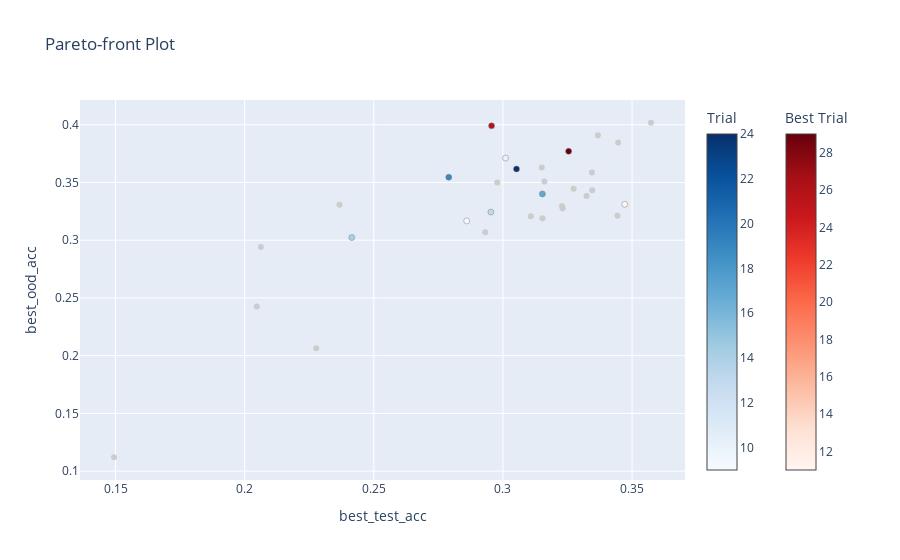

Notebook code cell kept with this figure:
### Code cell
pre = f"copy_tune_2"

env = "bmfl"
alpha = 0.1
dataset = "cifar10"

study_name = f"env_{env}_seed_777_d_{dataset}_alpha_{alpha}_gdt_2"


def f():
    print(f"[+] pre: {pre}")
    print(f"[+] Study: {study_name}")

    storage = f"sqlite:///studys/{pre}/{study_name}.db"
    study = optuna.load_study(study_name=study_name, storage=storage)

    def constraints_func(trial):
        try:
            if trial.params["num_gibbs_draws_train"]:
                return [0]
            if trial.params["num_gibbs_draws_test"]:
                return [0]
        except:
            pass
        return [1]

    # constraints_func = None
    display(optuna.visualization.plot_pareto_front(study, target_names=["best_test_acc", "best_ood_acc"], constraints_func=constraints_func))

    df = study.trials_dataframe()
    df.drop(columns=["datetime_start", "datetime_complete", "duration"], inplace=True)
    df["values_sum"] = df["values_0"] + df["values_1"]
    # df[df.columns].sort_values(by=['values_sum','values_0','values_1'], ascending=[False,False,False]).head(10)
    # df[df.columns].sort_values(by=['values_0','values_1'], ascending=[False,False]).drop_duplicates(subset=["values_0", "values_1"], keep='last').head(10)
    # df[df.columns].sort_values(by=['values_1','values_0'], ascending=[False,False]).drop_duplicates(subset=["values_0", "values_1"], keep='first').head(10)
    df_filtered_test = df[df.columns].sort_values(by=["values_0", "values_1"], ascending=[False, False]).drop_duplicates(subset=["values_0", "values_1"], keep="first")
    df_filtered_ood = df[df.columns].sort_values(by=["values_1", "values_0"], ascending=[False, False]).drop_duplicates(subset=["values_0", "values_1"], keep="first")
    print(f"[+] total trials: {df_filtered_test.shape[0]}")
    display(df_filtered_test.head(6))
    display(df_filtered_ood.head(6))
    display(df[df.columns].sort_values(by=["values_1", "values_0"]))


f()

### Figure 1 — Plotly figure (JSON) as saved in the notebook; plotly's stock layout.template omitted (floating-point values rounded to 4 significant figures)
{"data": [{"hovertemplate": "%{text}<extra>Infeasible Trial</extra>", "marker": {"color": "#cccccc"}, "mode": "markers", "showlegend": false, "text": ["{<br>  \"number\": 0,<br>  \"values\": [<br>    0.3344477304873344,<br>    0.35852451641925326<br>  ],<br>  \"params\": {<br>    \"inner_steps\": 5,<br>    \"lr\": 0.04216189802628754,<br>    \"wd\": 0.0009<br>  }<br>}", "{<br>  \"number\": 1,<br>  \"values\": [<br>    0.31078822167931075,<br>    0.32073774179037334<br>  ],<br>  \"params\": {<br>    \"inner_steps\": 3,<br>    \"lr\": 0.13030430903110687,<br>    \"wd\": 0.0008<br>  }<br>}", "{<br>  \"number\": 3,<br>  \"values\": [<br>    0.31528867172431524,<br>    0.3189383715699505<br>  ],<br>  \"params\": {<br>    \"inner_steps\": 3,<br>    \"lr\": 0.622108400655501,<br>    \"wd\": 0.0006000000000000001<br>  }<br>}", "{<br>  \"number\": 4,<br>  \"values\": [<br>    0.14941494149414938,<br>    0.11201079622132255<br>  ],<br>  \"params\": {<br>    \"inner_steps\": 3,<br>    \"lr\": 9.93326966056812,<br>    \"wd\": 0.0005<br>  }<br>}", "{<br>  \"number\": 6,<br>  \"values\": [<br>    0.3573357335733573,<br>    0.40170940170940167<br>  ],<br>  \"params\": {<br>    \"inner_steps\": 5,<br>    \"lr\": 0.2473378361517337,<br>    \"wd\": 0.0008<br>  }<br>}", "{<br>  \"number\": 7,<br>  \"values\": [<br>    0.31606017744631604,<br>    0.3508771929824562<br>  ],<br>  \"params\": {<br>    \"inner_steps\": 3,<br>    \"lr\": 0.093001805295605,<br>    \"wd\": 0.0006000000000000001<br>  }<br>}", "{<br>  \"number\": 8,<br>  \"values\": [<br>    0.2062491963482062,<br>    0.29419703103913636<br>  ],<br>  \"params\": {<br>    \"inner_steps\": 1,<br>    \"lr\": 2.9756022324700826,<br>    \"wd\": 0.001<br>  }<br>}", "{<br>  \"number\": 12,<br>  \"values\": [<br>    0.2367236723672367,<br>    0.33063427800269907<br>  ],<br>  \"params\": {<br>    \"inner_steps\": 5,<br>    \"lr\": 0.9828530387985248,<br>    \"wd\": 0.0008<br>  }<br>}", "{<br>  \"number\": 15,<br>  \"values\": [<br>    0.20470618490420467,<br>    0.24246513720197932<br>  ],<br>  \"params\": {<br>    \"inner_steps\": 1,<br>    \"lr\": 3.115310660582363,<br>    \"wd\": 0.0007<br>  }<br>}", "{<br>  \"number\": 16,<br>  \"values\": [<br>    0.32737559470232735,<br>    0.34457939721097613<br>  ],<br>  \"params\": {<br>    \"inner_steps\": 1,<br>    \"lr\": 0.7147892600423966,<br>    \"wd\": 0.0007<br>  }<br>}", "{<br>  \"number\": 18,<br>  \"values\": [<br>    0.2931721743602931,<br>    0.30679262258209633<br>  ],<br>  \"params\": {<br>    \"inner_steps\": 1,<br>    \"lr\": 0.10904506213474267,<br>    \"wd\": 0.0008<br>  }<br>}", "{<br>  \"number\": 20,<br>  \"values\": [<br>    0.32287514465732287,<br>    0.32928475033738197<br>  ],<br>  \"params\": {<br>    \"inner_steps\": 3,<br>    \"lr\": 0.01328947832965473,<br>    \"wd\": 0.0007<br>  }<br>}", "{<br>  \"number\": 21,<br>  \"values\": [<br>    0.3443487205863443,<br>    0.32118758434547906<br>  ],<br>  \"params\": {<br>    \"inner_steps\": 5,<br>    \"lr\": 0.013642901735233776,<br>    \"wd\": 0.0009<br>  }<br>}", "{<br>  \"number\": 22,<br>  \"values\": [<br>    0.3323903818953324,<br>    0.33828160143949615<br>  ],<br>  \"params\": {<br>    \"inner_steps\": 5,<br>    \"lr\": 0.012116522850005581,<br>    \"wd\": 0.0009<br>  }<br>}", "{<br>  \"number\": 23,<br>  \"values\": [<br>    0.33457631477433447,<br>    0.343229869545659<br>  ],<br>  \"params\": {<br>    \"inner_steps\": 5,<br>    \"lr\": 0.014999955847169467,<br>    \"wd\": 0.0009<br>  }<br>}", "{<br>  \"number\": 25,<br>  \"values\": [<br>    0.33676224765333673,<br>    0.3909131803868646<br>  ],<br>  \"params\": {<br>    \"inner_steps\": 5,<br>    \"lr\": 0.012340175002880751,<br>    \"wd\": 0.001<br>  }<br>}", "{<br>  \"number\": 27,<br>  \"values\": [<br>    0.315031503150315,<br>    0.3630229419703104<br>  ],<br>  \"params\": {<br>    \"inner_steps\": 5,<br>    \"lr\": 0.01798700052305706,<br>    \"wd\": 0.001<br>  }<br>}", "{<br>  \"number\": 28,<br>  \"values\": [<br>    0.3231323132313231,<br>    0.32748538011695905<br>  ],<br>  \"params\": {<br>    \"inner_steps\": 5,<br>    \"lr\": 0.013206364302679347,<br>    \"wd\": 0.001<br>  }<br>}", "{<br>  \"number\": 30,<br>  \"values\": [<br>    0.34460588916034457,<br>    0.3846153846153846<br>  ],<br>  \"params\": {<br>    \"inner_steps\": 5,<br>    \"lr\": 0.03117834906701461,<br>    \"wd\": 0.001<br>  }<br>}", "{<br>  \"number\": 31,<br>  \"values\": [<br>    0.22772277227722768,<br>    0.20647773279352227<br>  ],<br>  \"params\": {<br>    \"inner_steps\": 5,<br>    \"lr\": 0.22832706619675305,<br>    \"wd\": 0.001<br>  }<br>}", "{<br>  \"number\": 35,<br>  \"values\": [<br>    0.29780120869229776,<br>    0.3499775078722447<br>  ],<br>  \"params\": {<br>    \"inner_steps\": 3,<br>    \"lr\": 0.17775420610979534,<br>    \"wd\": 0.0005<br>  }<br>}"], "type": "scatter", "x": [0.3344, 0.3108, 0.3153, 0.1494, 0.3573, 0.3161, 0.2062, 0.2367, 0.2047, 0.3274, 0.2932, 0.3229, 0.3443, 0.3324, 0.3346, 0.3368, 0.315, 0.3231, 0.3446, 0.2277, 0.2978], "y": [0.3585, 0.3207, 0.3189, 0.112, 0.4017, 0.3509, 0.2942, 0.3306, 0.2425, 0.3446, 0.3068, 0.3293, 0.3212, 0.3383, 0.3432, 0.3909, 0.363, 0.3275, 0.3846, 0.2065, 0.35]}, {"hovertemplate": "%{text}<extra>Feasible Trial</extra>", "marker": {"color": [9, 10, 13, 14, 17, 19, 24], "colorbar": {"title": {"text": "Trial"}}, "colorscale": [[0, "rgb(247,251,255)"], [0.125, "rgb(222,235,247)"], [0.25, "rgb(198,219,239)"], [0.375, "rgb(158,202,225)"], [0.5, "rgb(107,174,214)"], [0.625, "rgb(66,146,198)"], [0.75, "rgb(33,113,181)"], [0.875, "rgb(8,81,156)"], [1, "rgb(8,48,107)"]], "line": {"color": "Grey", "width": 0.5}}, "mode": "markers", "showlegend": false, "text": ["{<br>  \"number\": 9,<br>  \"values\": [<br>    0.2859714542882859,<br>    0.31668915879442194<br>  ],<br>  \"params\": {<br>    \"inner_steps\": 1,<br>    \"lr\": 0.356519170892095,<br>    \"num_gibbs_draws_train\": 50,<br>    \"wd\": 0.0006000000000000001<br>  }<br>}", "{<br>  \"number\": 10,<br>  \"values\": [<br>    0.3010158158673009,<br>    0.37112010796221323<br>  ],<br>  \"params\": {<br>    \"inner_steps\": 1,<br>    \"lr\": 0.35615164809624794,<br>    \"num_gibbs_draws_test\": 50,<br>    \"num_gibbs_draws_train\": 50,<br>    \"wd\": 0.0006000000000000001<br>  }<br>}", "{<br>  \"number\": 13,<br>  \"values\": [<br>    0.29535810723929523,<br>    0.324336482231219<br>  ],<br>  \"params\": {<br>    \"inner_steps\": 1,<br>    \"lr\": 0.1374406658604363,<br>    \"num_gibbs_draws_test\": 50,<br>    \"num_gibbs_draws_train\": 50,<br>    \"wd\": 0.0007<br>  }<br>}", "{<br>  \"number\": 14,<br>  \"values\": [<br>    0.24148129098624144,<br>    0.3022941970310391<br>  ],<br>  \"params\": {<br>    \"inner_steps\": 1,<br>    \"lr\": 1.2736654774534928,<br>    \"num_gibbs_draws_train\": 50,<br>    \"wd\": 0.0007<br>  }<br>}", "{<br>  \"number\": 17,<br>  \"values\": [<br>    0.31528867172431524,<br>    0.340080971659919<br>  ],<br>  \"params\": {<br>    \"inner_steps\": 5,<br>    \"lr\": 0.012412767400224513,<br>    \"num_gibbs_draws_test\": 50,<br>    \"num_gibbs_draws_train\": 50,<br>    \"wd\": 0.0008<br>  }<br>}", "{<br>  \"number\": 19,<br>  \"values\": [<br>    0.279027902790279,<br>    0.35447593342330175<br>  ],<br>  \"params\": {<br>    \"inner_steps\": 1,<br>    \"lr\": 0.03052408665831351,<br>    \"num_gibbs_draws_train\": 50,<br>    \"wd\": 0.0008<br>  }<br>}", "{<br>  \"number\": 24,<br>  \"values\": [<br>    0.30525909733830525,<br>    0.3616734143049933<br>  ],<br>  \"params\": {<br>    \"inner_steps\": 5,<br>    \"lr\": 0.011393002127258973,<br>    \"num_gibbs_draws_test\": 50,<br>    \"num_gibbs_draws_train\": 50,<br>    \"wd\": 0.0009<br>  }<br>}"], "type": "scatter", "x": [0.286, 0.301, 0.2954, 0.2415, 0.3153, 0.279, 0.3053], "y": [0.3167, 0.3711, 0.3243, 0.3023, 0.3401, 0.3545, 0.3617]}, {"hovertemplate": "%{text}<extra>Best Trial</extra>", "marker": {"color": [11, 26, 29], "colorbar": {"title": {"text": "Best Trial"}, "x": 1.1, "xpad": 40}, "colorscale": [[0, "rgb(255,245,240)"], [0.125, "rgb(254,224,210)"], [0.25, "rgb(252,187,161)"], [0.375, "rgb(252,146,114)"], [0.5, "rgb(251,106,74)"], [0.625, "rgb(239,59,44)"], [0.75, "rgb(203,24,29)"], [0.875, "rgb(165,15,21)"], [1, "rgb(103,0,13)"]], "line": {"color": "Grey", "width": 0.5}}, "mode": "markers", "showlegend": false, "text": ["{<br>  \"number\": 11,<br>  \"values\": [<br>    0.3471775749003472,<br>    0.3310841205578048<br>  ],<br>  \"params\": {<br>    \"inner_steps\": 3,<br>    \"lr\": 0.0596224126380929,<br>    \"num_gibbs_draws_test\": 50,<br>    \"num_gibbs_draws_train\": 50,<br>    \"wd\": 0.0007<br>  }<br>}", "{<br>  \"number\": 26,<br>  \"values\": [<br>    0.2956152758132955,<br>    0.3990103463787674<br>  ],<br>  \"params\": {<br>    \"inner_steps\": 5,<br>    \"lr\": 0.010807983151209228,<br>    \"num_gibbs_draws_train\": 50,<br>    \"wd\": 0.001<br>  }<br>}", "{<br>  \"number\": 29,<br>  \"values\": [<br>    0.3254468303973254,<br>    0.3769680611785875<br>  ],<br>  \"params\": {<br>    \"inner_steps\": 5,<br>    \"lr\": 0.033384685320640664,<br>    \"num_gibbs_draws_test\": 50,<br>    \"num_gibbs_draws_train\": 50,<br>    \"wd\": 0.001<br>  }<br>}"], "type": "scatter", "x": [0.3472, 0.2956, 0.3254], "y": [0.3311, 0.399, 0.377]}], "layout": {"title": {"text": "Pareto-front Plot"}, "xaxis": {"title": {"text": "best_test_acc"}}, "yaxis": {"title": {"text": "best_ood_acc"}}}}
